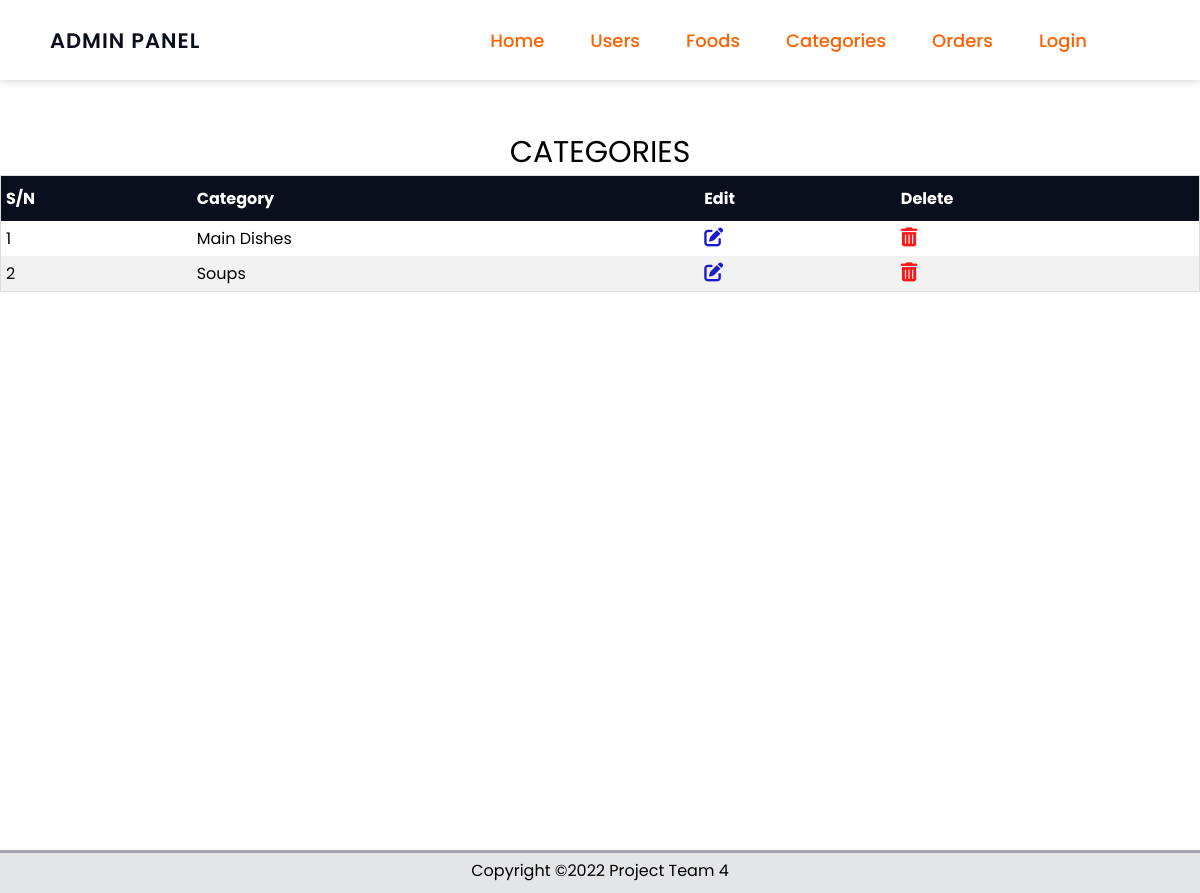
Page /category on the earlier database version.
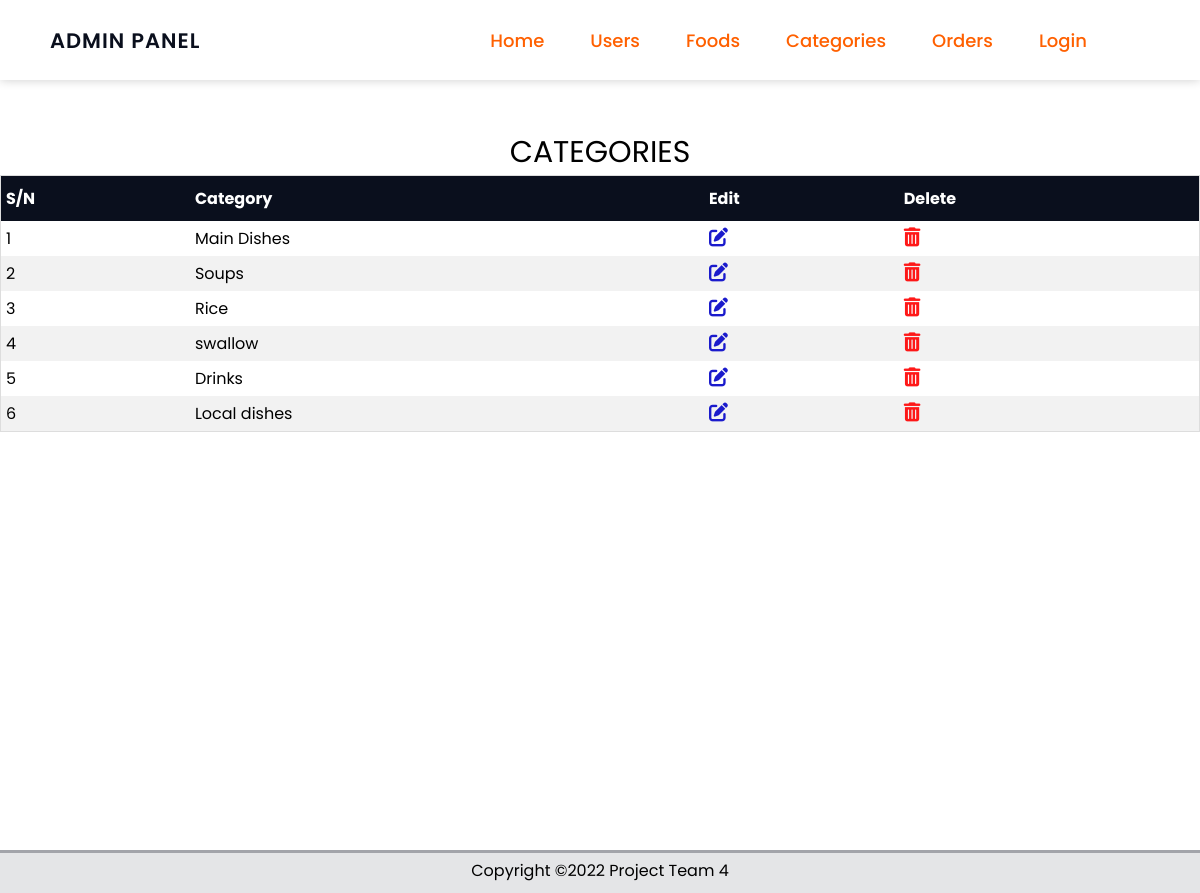
Same page on the later database version.
### eatapp/foods/models.py (models this page shows)
class Categories(db.Model):
    id = db.Column(db.Integer, primary_key=True, nullable=False)   # user id
    category_name = db.Column(db.String(50), unique=True, nullable=False)    # username field

### eatapp/foods/routes.py (the view)
@app.route("/category")
def category():
    categories = Categories.query.all()
    if request.method == "POST":
        pass
    return render_template('admin/category.html', title='Category', categories=categories)

### eatapp/templates/admin/category.html (shortened to what this page needs)
{% extends 'admin/layout.html' %}
{% block content %}
<div class="table-container">
    <table class="table">
        <caption>CATEGORIES</caption>
        <thead>
            <th>S/N</th>
            <th>Category</th>
            <th>Edit</th>
            <th>Delete</th>
        </thead>
        <tbody>
            {% for category in categories %}
            <tr>
                <td> {{ loop.index }} </td>
                <td>{{ category.category_name }}</td>
                <td>
                    <a href="{{url_for('updateCategory', id=category.id)}}" title="edit {{category.category_name}}" ><i class="edit fa-solid fa-pen-to-square"></i></a>
                </td>
                <td>
                    <button onclick="document.getElementById('delete-modal-{{category.id}}').style.display='block'" class="modal-btn" title="delete {{category.category_name}}">
                        <i class="delete fa-solid fa-trash-can"></i>
                    </button>
                </td>
            </tr>
            {% endfor %}
        </tbody>
    </table>
</div>
{% endblock content %}

### eatapp/templates/admin/layout.html (shortened to what this page needs)
<!DOCTYPE html>
<html lang="en">
<head>
    <link rel="stylesheet" href="{{url_for('static', filename='css/main.css')}}">
    <link rel="stylesheet" href="{{url_for('static', filename='css/forms.css')}}">
    <link rel="stylesheet" href="{{url_for('static', filename='css/alerts.css')}}">
    <link rel="stylesheet" href="{{url_for('static', filename='css/addcategory.css')}}">
    <link rel="stylesheet" href="{{url_for('static', filename='css/admin.css')}}">
    <link rel="stylesheet" href="{{url_for('static', filename='css/modals.css')}}">
</head>
<body>
    <nav class="navbar">
        <div class="logo">
            <a href="{{url_for('admin')}}">
                <span>ADMIN PANEL</span>
            </a>
        </div>
        <ul>
            <li>
                <a href="{{url_for('home')}}">Home</a>
            </li>
            <li>
                <a href="#">Users</a>
            </li>
            <li>
                <a href="{{url_for('foods')}}">Foods</a>
            </li>
            <li>
                <a href="#">Categories</a>
            </li>
            <li>
                <a href="#">Orders</a>
            </li>
            <li>
                <a href="{{url_for('login')}}">Login</a>
            </li>
        </ul>
    </nav>
    {% block content %} {% endblock content %}
    <footer id="footer">
        <div class="container">
            <div class="bottom-content">
                <p>Copyright &copy;2022 Project Team 4</p>
            </div>
        </div>
    </footer>
</body>
</html>

### eatapp/static/css/main.css (style rules this page uses)
* { padding: 0; margin: 0; box-sizing: border-box; font-family: 'poppins', sans-serif; list-style-type: none; text-decoration: none; }
html, body { width: 100%; background-repeat: no-repeat; scroll-behavior: smooth; }
.navbar { width: 100%; height: 10vh; background: #fff; display: flex; align-items: center; padding: 0 100px 0 50px; box-shadow: 0 0 10px rgba(10, 4, 1, 0.2); justify-content: space-between; }
.navbar .logo span { font-weight: 600; letter-spacing: 1px; font-size: 21px; color: rgb(10, 15, 29); }
.navbar ul { display: flex; justify-content: flex-end; }
.navbar ul li { margin-left: 20px; }
.navbar ul li a { color: rgb(255,96,0); font-size: 18px; font-weight: 500; padding: 13px; cursor: pointer; transition: all 0.3s ease; }
#footer { bottom: 0; background: rgba(121, 124, 133, 0.2); border-top: 3px solid rgba(10, 15, 29, 0.3); max-width: 100%; position: relative; width: 100%; }
#footer .container { width: 80%; margin: 0 auto; }
#footer .container .bottom-content { text-align: center; padding: 5px 0 10px 0; }

### eatapp/static/css/forms.css (style rules this page uses)
* { margin: 0; padding: 0; box-sizing: border-box; font-family: 'Poppins', sans-serif; text-decoration: none; list-style-type: none; }

### eatapp/static/css/admin.css (style rules this page uses)
.table-container { max-width: 100%; height: 90vh; }
.table { overflow-x: auto; border-collapse: collapse; border-spacing: 0; width: 100%; border: 1px solid #ddd; margin-top: 50px; }
.table caption { font-size: 30px; }
.table th { text-align: left; padding: 10px 5px; background-color: rgb(10, 15, 29); color: #fff; }
.table td { text-align: left; padding: 5px; }
.table tr:nth-child(even) { background-color: #f2f2f2; }
.edit { color: rgb(27, 27, 204); font-size: 19px; }
.delete { color: red; font-size: 19px; }

### eatapp/static/css/modals.css (style rules this page uses)
.modal-btn { background: none; border: none; cursor: pointer; opacity: 0.9; }

Differences in the rows shown:
added Categories: category_name "Rice"
added Categories: category_name "swallow"
added Categories: category_name "Drinks"
added Categories: category_name "Local dishes"
